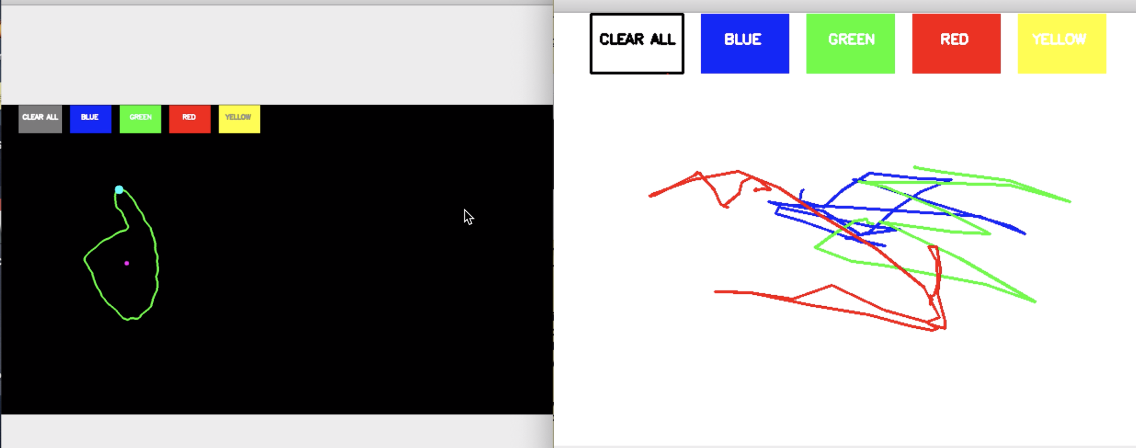
#> input picture img/finished.png, 2272 x 896 px, given in place of the camera (shown at 1/2 size)
$ python hsv_trackbar.py
#> lines starting #> are read from the running program, lines starting #| are printed output that depends on the picture; after the words box and inside, x2 and y2 are one past the last pixel; in counts of white or black regions, pixels touching at a corner belong together
#colour tracking

import cv2
import numpy as np

def nothing(x):
    pass

webcam = cv2.VideoCapture(0) #this would be the camera feed from the hololens
cv2.namedWindow('frame',cv2.WINDOW_NORMAL)
cv2.resizeWindow('frame', 300,300)
cv2.namedWindow('mask',cv2.WINDOW_NORMAL)
cv2.resizeWindow('mask', 300,300)
cv2.namedWindow('result',cv2.WINDOW_NORMAL)
cv2.resizeWindow('result', 300,300)

cv2.namedWindow("Trackbars")

cv2.createTrackbar("L - H", "Trackbars", 0, 179, nothing)
#> slider 'L - H' is set to 35
cv2.createTrackbar("L - S", "Trackbars", 0, 255, nothing)
#> slider 'L - S' is set to 51
cv2.createTrackbar("L - V", "Trackbars", 0, 255, nothing)
#> slider 'L - V' is set to 51
cv2.createTrackbar("U - H", "Trackbars", 179, 179, nothing)
cv2.createTrackbar("U - S", "Trackbars", 255, 255, nothing)
cv2.createTrackbar("U - V", "Trackbars", 255, 255, nothing)


while True:
    _, frame = webcam.read()
#> frame is the input picture: shape (896, 2272, 3); mean B, G, R 158.3, 159.9, 160.9
    hsv = cv2.cvtColor(frame, cv2.COLOR_BGR2HSV)
#> hsv: shape (896, 2272, 3); mean H, S, V 78.7, 95.6, 167.2

    l_h = cv2.getTrackbarPos("L - H", "Trackbars")
    l_s = cv2.getTrackbarPos("L - S", "Trackbars")
    l_v = cv2.getTrackbarPos("L - V", "Trackbars")
    u_h = cv2.getTrackbarPos("U - H", "Trackbars")
    u_s = cv2.getTrackbarPos("U - S", "Trackbars")
    u_v = cv2.getTrackbarPos("U - V", "Trackbars")

    lower_skin = np.array([l_h, l_s, l_v])
    upper_skin = np.array([u_h, u_s, u_v])
    mask = cv2.inRange(hsv, lower_skin, upper_skin)
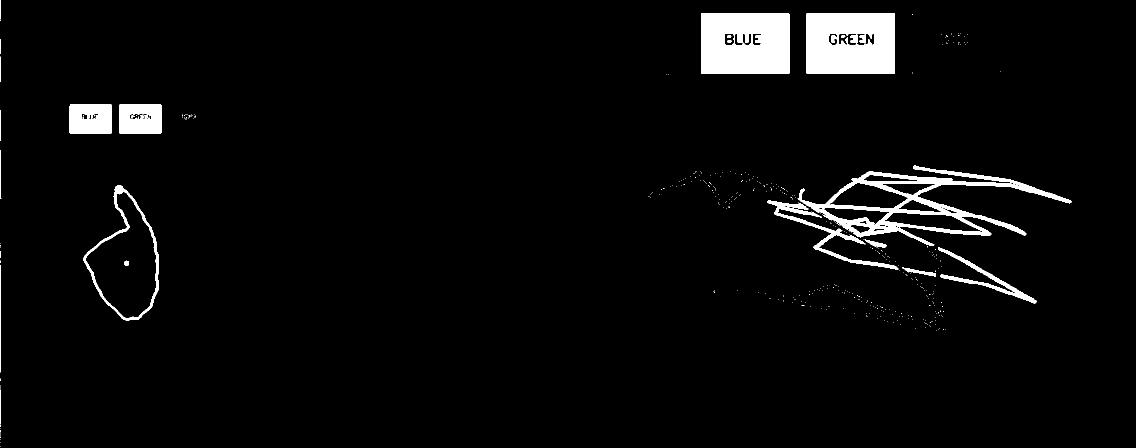
#> mask: shape (896, 2272) (shown at 1/2 size); 3.9% white; 393 white regions (368 under 20 px), largest, box (x1, y1, x2, y2) and area: (1402, 27, 1579, 147) 20233, (1613, 27, 1790, 148) 20159, (1595, 330, 2143, 491) 16941

    result = cv2.bitwise_and(frame, frame, mask=mask)
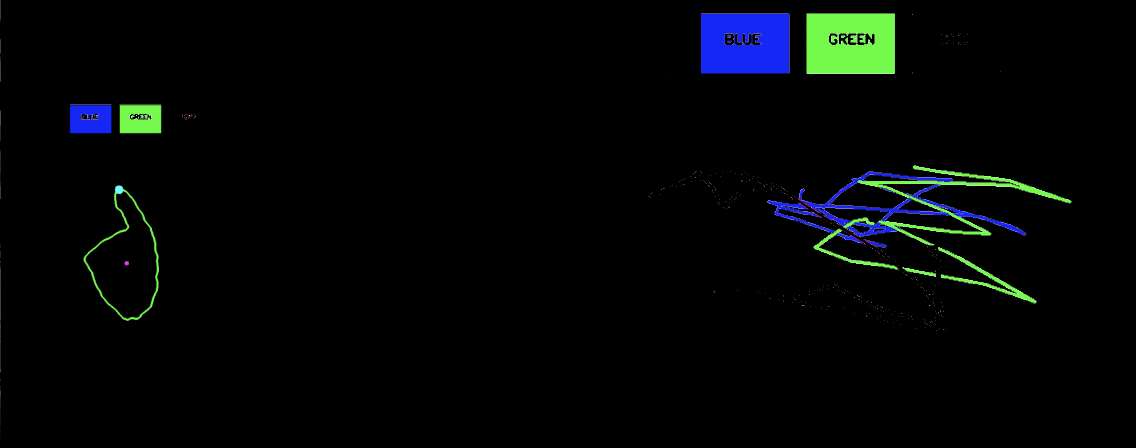
#> result: shape (896, 2272, 3) (shown at 1/2 size); mean B, G, R 6, 5.8, 3.1

    cv2.imshow("frame", frame) #show the frame which is 300x300
    cv2.imshow("mask", mask)
    cv2.imshow("result", result)

    key = cv2.waitKey(1)
#> (key Esc is pressed here)
    if key == 27: #the esc key
        break

#> (the run stopped early here; a loop or call above may not have finished)
